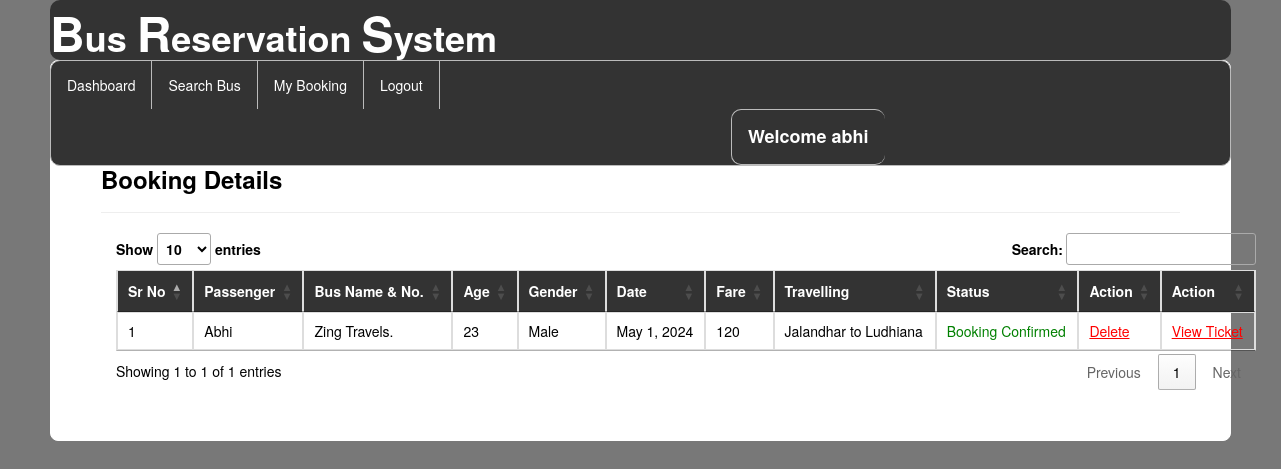
The app's page /my_booking/ (signed in) with its own data.
### bus/models.py (models this page shows, shortened)
class Passenger(models.Model):
    user = models.ForeignKey(Register,on_delete=models.CASCADE,null=True)
    bus = models.ForeignKey(Add_Bus,on_delete=models.CASCADE,null=True)
    name = models.CharField(max_length=100,null=True)
    age = models.IntegerField(null=True)
    gender = models.CharField(max_length=30,null=True)
    route=models.CharField(max_length=100,null=True)
    status = models.CharField(max_length=30,null=True)
    date1 = models.DateField(null=True)
    fare = models.IntegerField(null=True)

class Add_Bus(models.Model):
    busname = models.CharField(max_length=30,null=True)
    bus_no = models.IntegerField(null=True)
    from_city = models.CharField(max_length=30,null=True)
    to_city = models.CharField(max_length=30,null=True)
    departuretime=models.CharField(max_length=30,null=True)
    arrivaltime=models.CharField(max_length=30,null=True)
    trevaltime=models.CharField(max_length=100,null=True)
    distance=models.IntegerField(null=True)
    img=models.FileField(null=True)

### bus/views.py (the view)
# urls.py: path('my_booking/',my_booking,name="my_booking"),
def my_booking(request):
    if not request.user.is_authenticated:
        return redirect('login')
    user2 = User.objects.filter(username=request.user.username).get()
    user1 = Register.objects.filter(user=user2).get()
    pro = Passenger.objects.filter(user=user1)
    book = Book_ticket.objects.filter(user=user1)
    d = {'user':user1,'pro':pro,'book':book}
    return render(request,'my_booking.html',d)

### bus/templates/my_booking.html (shortened to what this page needs)
{% extends 'navigation2.html' %}
{% load static %}
{% block b %}
<div style="color:Black;border:1px solid white;border-radius:8px;background-color:white;padding:50px">
        <h3><strong>Booking Details</strong></h3><hr>
<div class="container">
<table class="table table-bordered" id="myTable">
  <thead style="color:white;background-color:#333">
  <tr>
    <th>Sr No</th>
    <th>Passenger</th>
      <th>Bus Name & No.</th>
      <th>Age</th>
    <th>Gender</th>
    <th>Date</th>
       <th>Fare</th>
       <th>Travelling</th>
       <th>Status</th>
    <th>Action</th>
     <th>Action</th>
  </tr>
  </thead>
   <tbody>
    {% for i in pro %}
  <tr>
    <td>{{forloop.counter}}</td>
    <td>{{i.name}}</td>
    <td>{{i.bus.busname}}. {{i.bus.tran_no}}</td>
      <td>{{i.age}}</td>
      <td>{{i.gender}}</td>
      <td>{{i.date1}}</td>
      <td>{{i.fare}}</td>
      <td>{{i.route}}</td>
      {% if i.status == 'set' %}
      <td style="color:green">Booking Confirmed</td>
      {% else %}
      <td style="color:red">No Transaction</td>
      {% endif %}
    <td><a href="{% url 'delte_my_booking' i.id %}" style="color:red"><u>Delete</u></a>
    <td><a href="{% url 'view_ticket' i.id %}" style="color:red"><u>View&nbsp;Ticket</u></a>
    </td>
  </tr>
    {% endfor %}
    </tbody>
</table>
 </div>
</div>
{% endblock %}

### bus/templates/navigation2.html (shortened to what this page needs)
{% extends 'head.html' %}
{% load static %}
{% block body %}
<link rel = stylesheet href = "//cdn.datatables.net/1.10.19/css/jquery.dataTables.min.css">
<ul class="id2">
  <li class="id1"><a href="{% url 'dashboard' %}">Dashboard</a></li>
  <li class="id1"><a href="{% url 'search_bus' %}">Search Bus</a></li>
  <li class="id1"><a href="{% url 'my_booking' %}">My Booking</a></li>
  <li class="id1"><a href="{% url 'log_out' %}">Logout</a></li>
    <li class="id2" style="margin-left:680px"><a href="" style="color:white"><strong style="font-size:18px">Welcome {{request.user.username}}</strong></a></li>
</ul>
{% block b %}
{% endblock %}
{% endblock %}

### bus/templates/navigation2.html (style rules this page uses)
.id2 { list-style-type: none; margin: 0; padding: 0; overflow: hidden; background-color: #333; border-radius:10px; border:1px solid #bbb; }
.id1 { float: left; border-right:1px solid #bbb; }
.id2 { float: left; border-left:1px solid #bbb; }
li:last-child { border-right: none; }
li a { display: block; color: white; text-align: center; padding: 14px 16px; text-decoration: none; }

### records on screen
Passenger: name "Abhi", bus.busname "Zing Travels", age "23", gender "Male", date1 "May 1, 2024", fare "120", route "Jalandhar to Ludhiana", status "Booking Confirmed"

### other values on screen
{{ request.user.username }} "abhi"
